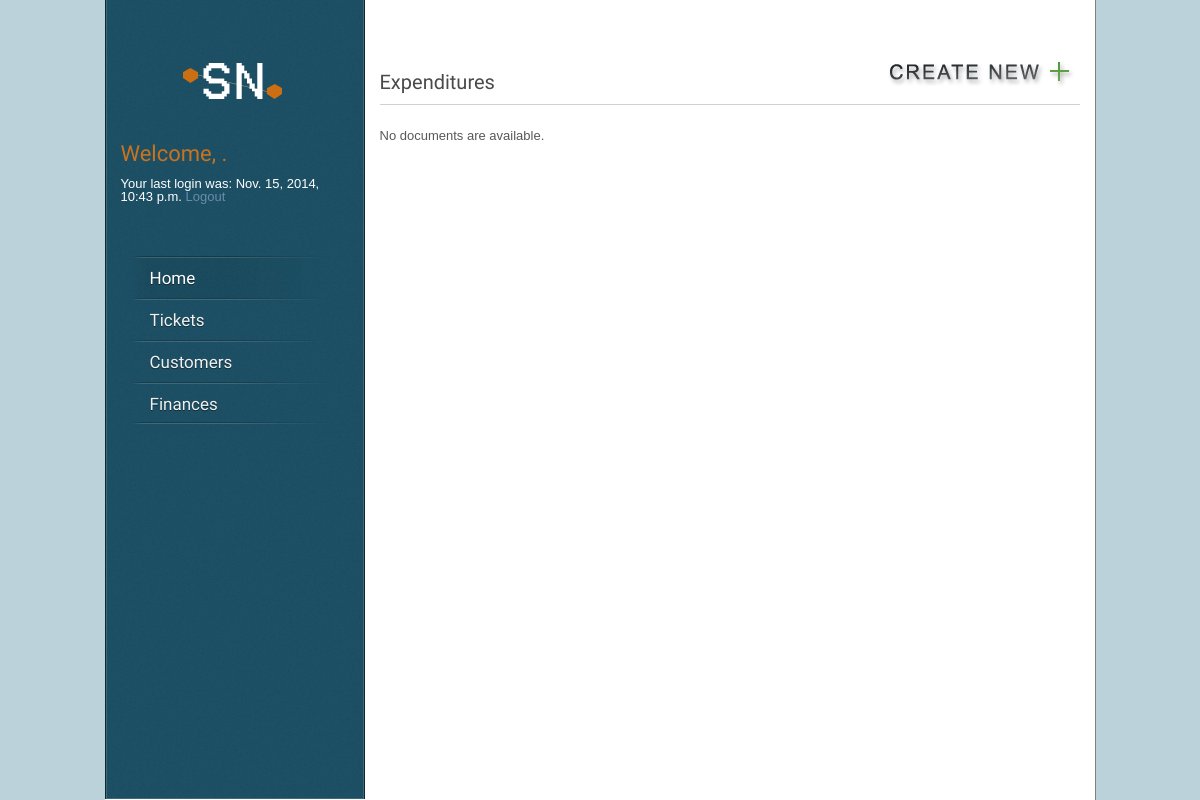
The page /finance/expenditure/ (signed in) on the database as committed earlier.
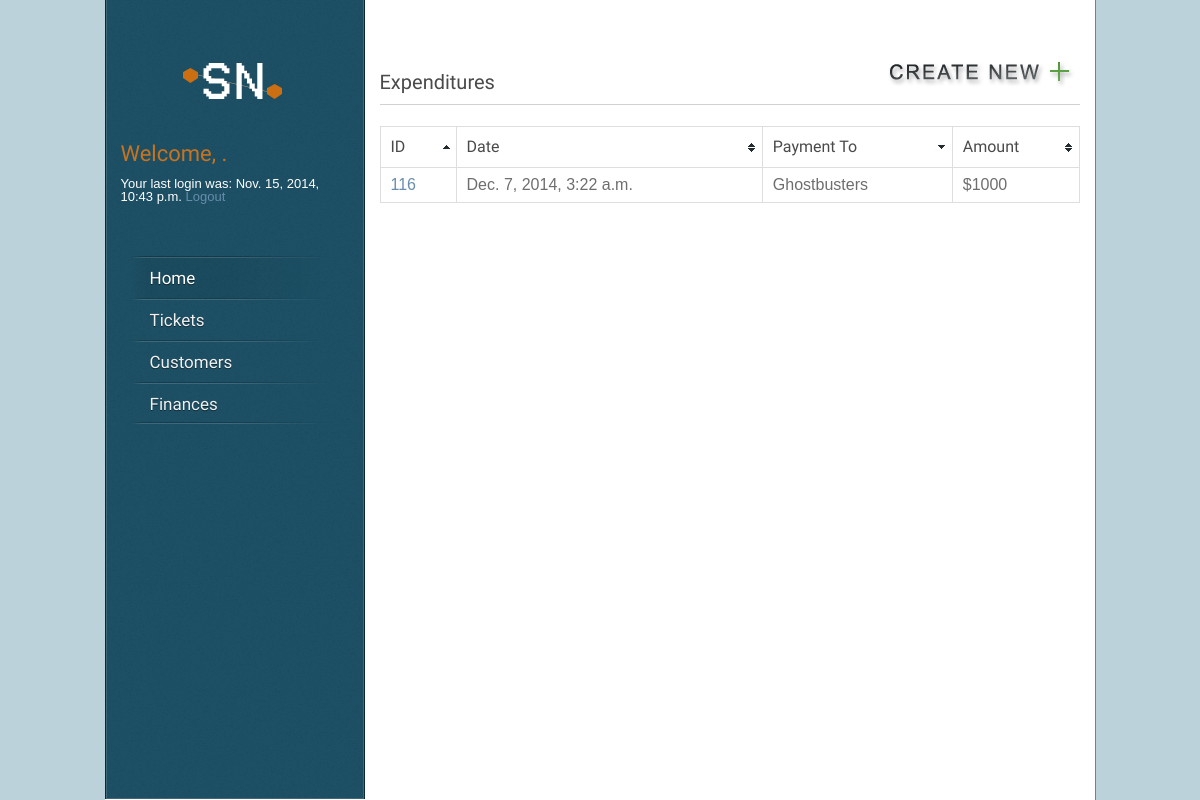
The same page on the database as committed later.
### core/models.py (models this page shows, shortened)
class Node(models.Model):
    parent = models.ForeignKey("self", blank=True, null=True)
    name = models.CharField(max_length=160)
    desc = models.TextField(max_length=1600)
    date_created = models.DateTimeField('date created',auto_now_add=True)
    date_updated = models.DateTimeField('date updated',auto_now=True)

### finance/views.py (the view)
# urls.py: url(r'^expenditure/detail/(?P<node_id>\d+)/$', views.expenditure_detail),
def expenditure(request):
    node_list = []
    latest_node_list = Node.objects.order_by('-date_updated')
    for node in latest_node_list:
        for child in node.node_set.all():
            if(child.name == "flags"):
                if "|EXP|" in child.desc:
                    node_list.append(node.pk)
    queryset = Node.objects.filter(pk__in=node_list)
    latest_node_list = queryset
    context = {'latest_node_list': latest_node_list}
    return render(request, 'finance/expenditure.html', context)

### finance/templates/finance/expenditure.html (shortened to what this page needs)
{% extends "core/base.html" %}
{% block content %}
{% load static %}
{% load staticfiles %}
<ul><a href="/finance/new_expenditure/"><img align="right" src="/static/core/images/create_new.png" alt="Create New Expenditure" /></a></ul>
<h2>Expenditures</h2>
              <div class="line"></div>
    {% if latest_node_list %}
       <table id="myTable" class="tablesorter" border="0" cellpadding="0" cellspacing="1">
        <thead>
             <tr>
                <th><h4>ID</h4></th>
                <th><h4>Date</h4></th>
                <th><h4>Payment To</h4></th>
                <th><h4>Amount</h4></th>
            </tr>
        </thead>
        <tbody>
        {% for node in latest_node_list %}
            <tr>
                <td><a href="/finance/expenditure/detail/{{ node.id }}/">{{ node.id }}</a></td>
                <td>{{ node.date_created }}</td>
                <td>
                    {%for child in node.node_set.all%}
                        {% if child.name == "payto" %}
                            {{ child.desc }}
                        {% endif %}
                    {%endfor%}
                </td>
                <td>
                    {%for child in node.node_set.all%}
                        {% if child.name == "amount" %}
                            {{ child.desc }}
                        {% endif %}
                    {%endfor%}
                </td>
            </tr>
        {% endfor %}
        </table>
    {% else %}
        <p>No documents are available.</p>
    {% endif %}
{%endblock%}

Rows that differ between the two databases and show on the page:
added Node: id "116", date_created "Dec. 7, 2014, 3:22 a.m.", shown under "Amount"
added Node: desc "Ghostbusters", shown under "116"
added Node: desc "$1000", shown under "116"
Other text that changed with them:
text no longer shown: "No documents are available."
text now shown: "ID Date Payment To Amount"
